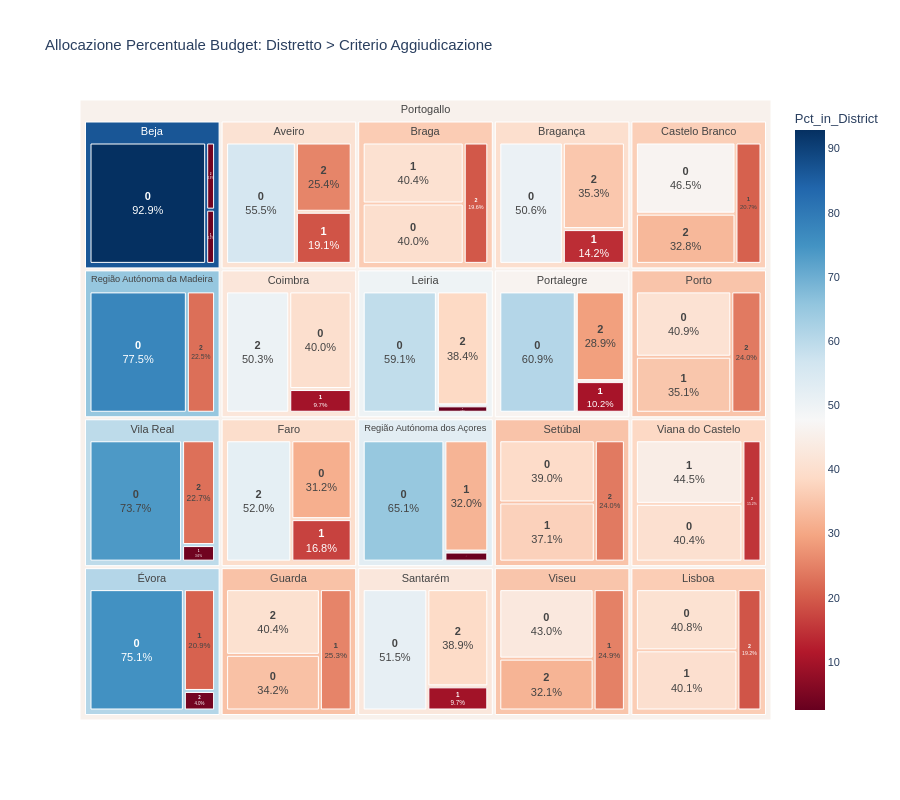

Write notebook code for a chart like this one.
### Markdown cell above
### Grafico 4: Treemap Gerarchico - Allocazione Budget Distretto > Criterio

**Scelta Tecnica**: Rettangoli annidati dove area ∝ budget. Gerarchia 2 livelli risponde: "Quali distretti ricevono più risorse?" + "Come allocano tra criteri?". Scala colore RdBu per identificare cluster budget.

**3 Pattern Strategici:**

1. **Dominanza Metropolitana con Diversificazione**: Lisbona/Porto = 50-60% area, ma frammentati (MEAT 35-45%, Prezzo 30-40%, misti 20-25%) → portafoglio maturo

2. **Specializzazione Regionale**: Distretti costieri (Faro, Setúbal) → >60% MEAT (turismo/ambiente). Distretti interni (Bragança, Guarda) → >70% Prezzo (manutenzione stradale standardizzata)

3. **Anomalie**: Rettangoli grandi + colore chiaro = pochi contratti MEAT ad alto valore (>€5M) → opportunità operatori specializzati con bassa competizione

### Code cell
# Visualizzazione gerarchica allocazione budget: Distretto > Criterio di Aggiudicazione
fin_analyzer.plot_budget_treemap(df_master)

### Figure 1 — Plotly figure (JSON) as saved in the notebook; plotly's stock layout.template omitted (floating-point values rounded to 4 significant figures)
{"data": [{"branchvalues": "total", "customdata": [[55.53], [92.89], [39.99], [50.59], [46.49], [40.0], [31.23], [34.24], [59.05], [40.76], [60.87], [40.9], [77.51], [65.06], [51.49], [38.96], [40.37], [73.71], [43.01], [75.12], [19.09], [3.175], [40.45], [14.16], [20.72], [9.708], [16.82], [25.33], [2.498], [40.08], [10.2], [35.07], [32.05], [9.651], [37.06], [44.46], [3.584], [24.9], [20.87], [25.38], [3.933], [19.56], [35.25], [32.8], [50.29], [51.96], [40.43], [38.45], [19.16], [28.93], [24.02], [22.49], [2.895], [38.86], [23.98], [15.17], [22.7], [32.09], [4.006], [40.92], [86.54], [36.18], [40.02], [36.66], [42.23], [39.57], [34.49], [49.72], [36.35], [46.46], [34.8], [65.14], [52.68], [42.54], [34.66], [38.36], [59.62], [35.0], [60.95], [45.65]], "domain": {"x": [0, 1], "y": [0, 1]}, "hovertemplate": "labels=%{label}<br>Pct_in_District_sum=%{value}<br>parent=%{parent}<br>id=%{id}<br>Pct_in_District=%{color:.1f}<extra></extra>", "ids": ["Portogallo/Aveiro/0", "Portogallo/Beja/0", "Portogallo/Braga/0", "Portogallo/Bragança/0", "Portogallo/Castelo Branco/0", "Portogallo/Coimbra/0", "Portogallo/Faro/0", "Portogallo/Guarda/0", "Portogallo/Leiria/0", "Portogallo/Lisboa/0", "Portogallo/Portalegre/0", "Portogallo/Porto/0", "Portogallo/Região Autónoma da Madeira/0", "Portogallo/Região Autónoma dos Açores/0", "Portogallo/Santarém/0", "Portogallo/Setúbal/0", "Portogallo/Viana do Castelo/0", "Portogallo/Vila Real/0", "Portogallo/Viseu/0", "Portogallo/Évora/0", "Portogallo/Aveiro/1", "Portogallo/Beja/1", "Portogallo/Braga/1", "Portogallo/Bragança/1", "Portogallo/Castelo Branco/1", "Portogallo/Coimbra/1", "Portogallo/Faro/1", "Portogallo/Guarda/1", "Portogallo/Leiria/1", "Portogallo/Lisboa/1", "Portogallo/Portalegre/1", "Portogallo/Porto/1", "Portogallo/Região Autónoma dos Açores/1", "Portogallo/Santarém/1", "Portogallo/Setúbal/1", "Portogallo/Viana do Castelo/1", "Portogallo/Vila Real/1", "Portogallo/Viseu/1", "Portogallo/Évora/1", "Portogallo/Aveiro/2", "Portogallo/Beja/2", "Portogallo/Braga/2", "Portogallo/Bragança/2", "Portogallo/Castelo Branco/2", "Portogallo/Coimbra/2", "Portogallo/Faro/2", "Portogallo/Guarda/2", "Portogallo/Leiria/2", "Portogallo/Lisboa/2", "Portogallo/Portalegre/2", "Portogallo/Porto/2", "Portogallo/Região Autónoma da Madeira/2", "Portogallo/Região Autónoma dos Açores/2", "Portogallo/Santarém/2", "Portogallo/Setúbal/2", "Portogallo/Viana do Castelo/2", "Portogallo/Vila Real/2", "Portogallo/Viseu/2", "Portogallo/Évora/2", "Portogallo/Aveiro", "Portogallo/Beja", "Portogallo/Braga", "Portogallo/Bragança", "Portogallo/Castelo Branco", "Portogallo/Coimbra", "Portogallo/Faro", "Portogallo/Guarda", "Portogallo/Leiria", "Portogallo/Lisboa", "Portogallo/Portalegre", "Portogallo/Porto", "Portogallo/Região Autónoma da Madeira", "Portogallo/Região Autónoma dos Açores", "Portogallo/Santarém", "Portogallo/Setúbal", "Portogallo/Viana do Castelo", "Portogallo/Vila Real", "Portogallo/Viseu", "Portogallo/Évora", "Portogallo"], "labels": ["0", "0", "0", "0", "0", "0", "0", "0", "0", "0", "0", "0", "0", "0", "0", "0", "0", "0", "0", "0", "1", "1", "1", "1", "1", "1", "1", "1", "1", "1", "1", "1", "1", "1", "1", "1", "1", "1", "1", "2", "2", "2", "2", "2", "2", "2", "2", "2", "2", "2", "2", "2", "2", "2", "2", "2", "2", "2", "2", "Aveiro", "Beja", "Braga", "Bragança", "Castelo Branco", "Coimbra", "Faro", "Guarda", "Leiria", "Lisboa", "Portalegre", "Porto", "Região Autónoma da Madeira", "Região Autónoma dos Açores", "Santarém", "Setúbal", "Viana do Castelo", "Vila Real", "Viseu", "Évora", "Portogallo"], "marker": {"coloraxis": "coloraxis", "colors": [55.53, 92.89, 39.99, 50.59, 46.49, 40.0, 31.23, 34.24, 59.05, 40.76, 60.87, 40.9, 77.51, 65.06, 51.49, 38.96, 40.37, 73.71, 43.01, 75.12, 19.09, 3.175, 40.45, 14.16, 20.72, 9.708, 16.82, 25.33, 2.498, 40.08, 10.2, 35.07, 32.05, 9.651, 37.06, 44.46, 3.584, 24.9, 20.87, 25.38, 3.933, 19.56, 35.25, 32.8, 50.29, 51.96, 40.43, 38.45, 19.16, 28.93, 24.02, 22.49, 2.895, 38.86, 23.98, 15.17, 22.7, 32.09, 4.006, 40.92, 86.54, 36.18, 40.02, 36.66, 42.23, 39.57, 34.49, 49.72, 36.35, 46.46, 34.8, 65.14, 52.68, 42.54, 34.66, 38.36, 59.62, 35.0, 60.95, 45.65]}, "name": "", "parents": ["Portogallo/Aveiro", "Portogallo/Beja", "Portogallo/Braga", "Portogallo/Bragança", "Portogallo/Castelo Branco", "Portogallo/Coimbra", "Portogallo/Faro", "Portogallo/Guarda", "Portogallo/Leiria", "Portogallo/Lisboa", "Portogallo/Portalegre", "Portogallo/Porto", "Portogallo/Região Autónoma da Madeira", "Portogallo/Região Autónoma dos Açores", "Portogallo/Santarém", "Portogallo/Setúbal", "Portogallo/Viana do Castelo", "Portogallo/Vila Real", "Portogallo/Viseu", "Portogallo/Évora", "Portogallo/Aveiro", "Portogallo/Beja", "Portogallo/Braga", "Portogallo/Bragança", "Portogallo/Castelo Branco", "Portogallo/Coimbra", "Portogallo/Faro", "Portogallo/Guarda", "Portogallo/Leiria", "Portogallo/Lisboa", "Portogallo/Portalegre", "Portogallo/Porto", "Portogallo/Região Autónoma dos Açores", "Portogallo/Santarém", "Portogallo/Setúbal", "Portogallo/Viana do Castelo", "Portogallo/Vila Real", "Portogallo/Viseu", "Portogallo/Évora", "Portogallo/Aveiro", "Portogallo/Beja", "Portogallo/Braga", "Portogallo/Bragança", "Portogallo/Castelo Branco", "Portogallo/Coimbra", "Portogallo/Faro", "Portogallo/Guarda", "Portogallo/Leiria", "Portogallo/Lisboa", "Portogallo/Portalegre", "Portogallo/Porto", "Portogallo/Região Autónoma da Madeira", "Portogallo/Região Autónoma dos Açores", "Portogallo/Santarém", "Portogallo/Setúbal", "Portogallo/Viana do Castelo", "Portogallo/Vila Real", "Portogallo/Viseu", "Portogallo/Évora", "Portogallo", "Portogallo", "Portogallo", "Portogallo", "Portogallo", "Portogallo", "Portogallo", "Portogallo", "Portogallo", "Portogallo", "Portogallo", "Portogallo", "Portogallo", "Portogallo", "Portogallo", "Portogallo", "Portogallo", "Portogallo", "Portogallo", "Portogallo", ""], "textposition": "middle center", "texttemplate": "<b>%{label}</b><br>%{value:.1f}%", "type": "treemap", "values": [55.53, 92.89, 39.99, 50.59, 46.49, 40.0, 31.23, 34.24, 59.05, 40.76, 60.87, 40.9, 77.51, 65.06, 51.49, 38.96, 40.37, 73.71, 43.01, 75.12, 19.09, 3.175, 40.45, 14.16, 20.72, 9.708, 16.82, 25.33, 2.498, 40.08, 10.2, 35.07, 32.05, 9.651, 37.06, 44.46, 3.584, 24.9, 20.87, 25.38, 3.933, 19.56, 35.25, 32.8, 50.29, 51.96, 40.43, 38.45, 19.16, 28.93, 24.02, 22.49, 2.895, 38.86, 23.98, 15.17, 22.7, 32.09, 4.006, 100, 100.0, 100, 100, 100, 100, 100, 100, 100, 100.0, 100, 100, 100.0, 100, 100, 100, 100, 100.0, 100, 100.0, 2000]}], "layout": {"coloraxis": {"colorbar": {"title": {"text": "Pct_in_District"}}, "colorscale": [[0, "rgb(103,0,31)"], [0.1, "rgb(178,24,43)"], [0.2, "rgb(214,96,77)"], [0.3, "rgb(244,165,130)"], [0.4, "rgb(253,219,199)"], [0.5, "rgb(247,247,247)"], [0.6, "rgb(209,229,240)"], [0.7, "rgb(146,197,222)"], [0.8, "rgb(67,147,195)"], [0.9, "rgb(33,102,172)"], [1, "rgb(5,48,97)"]]}, "font": {"family": "Arial", "size": 11}, "height": 800, "legend": {"tracegroupgap": 0}, "title": {"text": "Allocazione Percentuale Budget: Distretto > Criterio Aggiudicazione"}}}
